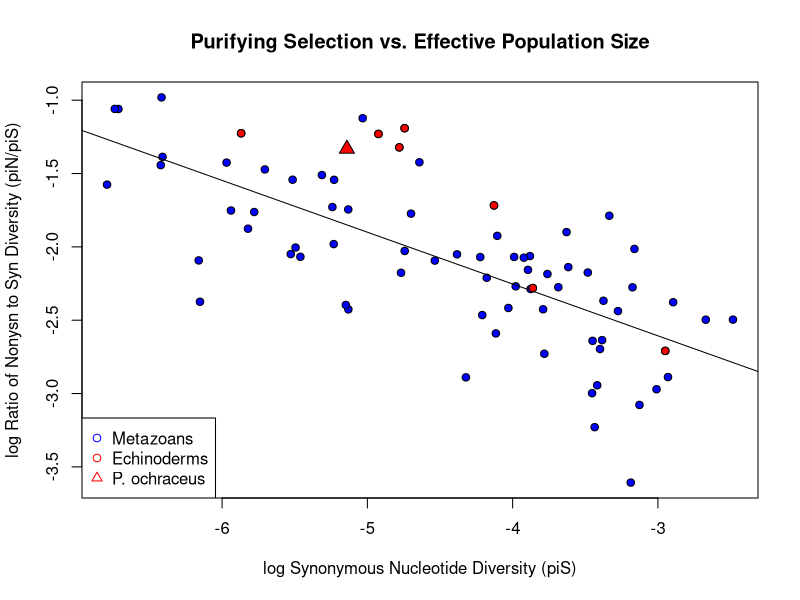

Write R code to recreate this figure.
### Romiguier Data
### 22 March 2017
### ELK

# Read in the Romiguier data:
Rom <- read.csv("Romiguier_nature13685-s3.csv", header=T)

# Check to see that the file was inported properly
str(Rom)  # 76 observations are the species sampled in Romiguier
head(Rom)

# The data looks like it imported properly
# Now let's look at how the strength of purifying selection (piN/piS) compares to the size of Ne (piS). We'll plot these on a log scale to linearize the relationship.
plot(log(Rom$piS), log(Rom$piNpiS), pch=21, bg="blue", xlab="log Synonymous Nucleotide Diversity (piS)", ylab="log Ratio of Nonysn to Syn Diversity (piN/piS)", main="Purifying Selection vs. Effective Population Size") # low diversity species has a lot of deleterious (nonsynonymous mutations) whereas high diversity species have fewer nonsynonymous mutations

# Now let's add our SSW points to the existing plot and give them a different symbol
points(log(0.00585312), log(0.264041), pch=24, cex=1.5, bg="red") # points command adds data points onto an existing graph # the red triangle now represents where out species of seastar falls on this graph

# seastars have a relatively high ratio of nonsyn to syn mutations indicating that our species has a lot of nonsynonymous mutations not cleared out by purifying selection

# We can also add a regression line to the plot to see how far off the SSW estimates are from expectation
reg <- lm(log(Rom$piNpiS) ~ log(Rom$piS)) # Fits a linear regression of ONLY ROMIGUIER data
abline(reg) # adds the regression line to the plot

# It would be useful to highlight the other echinoderms in the dataset...do our seastars behave similarly?
echino <- Rom[which(Rom$Phylum=="Echinodermata"),] # subsets the data to select only species of the phylum Echinodermata
points(log(echino$piS), log(echino$piNpiS), pch=21, bg="red") # adds the points
# appears that our species does cluster with about 4 other species of echinoderms although 4 other species have high diversity and clear out the diversity more effectively


# Lastly, let's add a legend:
legend("bottomleft", cex=1, legend=c("Metazoans", "Echinoderms", "P. ochraceus"), pch=c(21,21,24), col=c("blue", "red", "red"))


# Pisaster seems to be in a group with other echinoderms that have relaxed purifying selection (high piN/piS), given their Ne...Interesting! Can we hypothesize why this might be?

# Now we can get at Ne
Ne <- 0.00585/(4*4*10^-9)
print(Ne)
